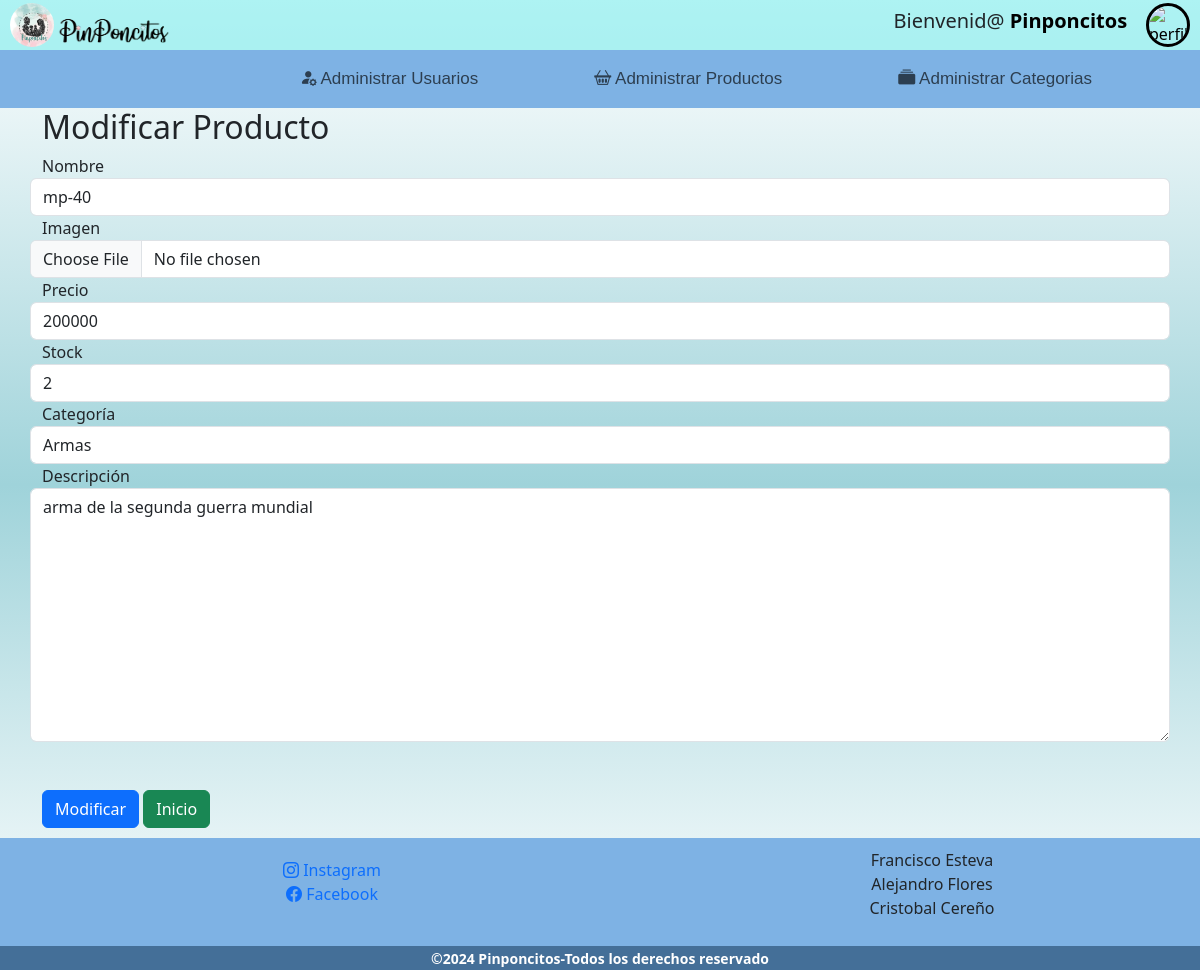
/EditarProducto/1 (signed in), run on the app's committed database.
### tienda/models.py (models this page shows, shortened)
class Producto(models.Model):
    id_producto = models.AutoField(primary_key=True)
    nombre      = models.CharField(max_length=20)
    descripcion = models.TextField(max_length=150)
    imagen      = models.ImageField(upload_to='productos', null=True, blank=True, default='productos/icono.jpeg')
    precio      = models.IntegerField()
    stock       = models.IntegerField()
    categoria   = models.ForeignKey(Categoria, on_delete=models.CASCADE)

### tienda/views.py (the view)
# urls.py: path('EditarProducto/<id>',EditarProductos ,name='EditarProducto'),
@user_passes_test(check_admin)
def EditarProductos (request,id):
    ModificarProducto=Producto.objects.get(id_producto=id) #buscamos el objeto
    datos ={
        'form':ProductoForm(instance=ModificarProducto)
    }
    if request.method=="POST":
        formulario = ProductoForm(data=request.POST, instance=ModificarProducto)
        if formulario.is_valid():
            formulario.save()
            return redirect ('ListaProductos')
    return render(request, 'Paginas/Administracion/EditarProductos.html', datos)

### tienda/models.py (called while the page is built)
    def __str__(self):
        return self.nombre

### tienda/procesos.py (called while the page is built)
def total_boleta(request):
    total = 0
    if request.user.is_authenticated:
        if "carrito"in request.session.keys():
            try:
                for key,value in request.session["carrito"].items():
                    total = total + (int(value['precio']))*(value['cantidad'])
            except KeyError:
                request.session['carrito']={}
                total = 0
    return {'total_carrito':int(total)}

### tienda/templatetags/user_filters.py (called while the page is built)
@register.filter(name='has_group')
def has_group(user, group_name):
    return Group.objects.filter(name=group_name, user=user).exists()

### tienda/views.py (called while the page is built)
def check_admin(user):
    return user.groups.filter(name='Admin').exists()

### tienda/templates/Paginas/Administracion/EditarProductos.html (shortened to what this page needs)
{% extends "Cuenta/cuenta.html" %}
{% block content %}
<!DOCTYPE html>
<html lang="en">
<head>
    {% load static %}
    <link href="{% static 'css/bootstrap.min.css' %}" rel="stylesheet">
</head>
<body>
    <div class="container">
        <h2>Modificar Producto </h2>
        <form method="POST" id="formulario">
            <div class="row">
                <label for="{{ form.field.name }}">
                    {{ form.nombre.label }}
                </label>
                {{ form.nombre }}
            </div>
            <div class="row">
                <label for="{{ form.field.name }}">
                    {{ form.imagen.label }}
                </label>
                {{ form.imagen }}
            </div>
            <div class="row">
                <label for="{{ form.field.name }}">
                    {{ form.precio.label }}
                </label>
                {{ form.precio }}
            </div>
            <div class="row">
                <label for="{{ form.field.name }}">
                    {{ form.stock.label }}
                </label>
                {{ form.stock }}
            </div>
            <div class="row">
                <label for="{{ form.field.name }}">
                    {{ form.categoria.label }}
                </label>
                {{ form.categoria }}
            </div>
            <div class="row">
                <label for="{{ form.field.name }}">
                    {{ form.descripcion.label }}
                </label>
                {{ form.descripcion }}
            </div>
            <br><br>
            <input type="submit" class="btn btn-primary" value="Modificar">
            <a href="{% url 'index' %}" class="btn btn-success">Inicio</a>
        </form>
    </div>
</body>
</html>
{% endblock %}

### tienda/templates/Cuenta/cuenta.html (shortened to what this page needs)
<!DOCTYPE html>
<html lang="en">
<head>
    {% load static %}
    {% load user_filters %}
    <link rel="stylesheet" href="{%static 'CSS/Main Style.css' %}"></link>
    <link rel="stylesheet" href="https://cdn.jsdelivr.net/npm/bootstrap-icons@1.11.3/font/bootstrap-icons.min.css">
    <link href="https://cdn.jsdelivr.net/npm/bootstrap@5.3.3/dist/css/bootstrap.min.css" rel="stylesheet">
</head>
<body>
    <header class="cabezera">
        <a href="{% url 'index' %}" class="pinpon"><img src="{% static 'Imagenes/icono.jpeg' %}" alt="icono pagina" class="icono">
        <img src="{%static 'Imagenes/aas.png' %}" id="icono1"  alt="icono"></a>
        <link rel="stylesheet" href="{%static 'CSS/Style Cuenta.css' %}"></link>
        <Div class="user">
            {% if user.is_authenticated %}
                <div style="display: flex; align-items: center;">
                    <h5>Bienvenid@ <span style="font-weight: bold;">{{ user.username }}</span></h5>
                    <button class="perfil" type="submit" onclick="AbrirCuenta(event);">
                        <img src="{% static 'Imagenes/Perfil.png' %}" alt="perfil">
                    </button>
                </div>
            {% else %}
                <div id="reg">
                    <a href="{% url 'Login' %}" class="boton"><span>Iniciar Sesión</span></a>
                    <a href="{% url 'Registro' %}" class="boton"><span>Registrarse</span></a>
                </div>
            {% endif %}
    </header>
    {% if user.is_authenticated %}
        {% if user|has_group:"Admin" %}
            <nav class=" navbar navbar-expand-lg navbar-light  ">
                <div class="container-nav">
                    <div class = "collapse navbar-collapse " id="navbar-star">
                        <ul class="navbar-nav ms-auto mb-2 mb-lg-0">
                            <li class="nav-item">
                                <a class="nav-link" href="{% url 'ListaUsuarios' %}" ><i class="bi bi-person-fill-gear"></i> Administrar Usuarios</a>
                            </li>
                            <li class="nav-item">
                                <a class="nav-link" href="{% url 'ListaProductos' %}"><i class="bi bi-basket2"></i> Administrar Productos</a>
                            <li class="nav-item">
                                <a class="nav-link" href="{% url 'ListaCategoria' %}"><i class="bi bi-collection-fill"></i> Administrar Categorias</a>
                            </li>
                        </ul>
                    </div>
                </div>
            </nav>
        {% endif %}
    {% endif %}
</body>
{% block content %}
{% endblock %}
<footer >
    <div id="margen">
    </div>
    <div class="contenedor-footer">
        <div id="contactos">
            <ul>
                <ol><a href="https://www.instagram.com/pinponcitos2020/" target="_blank"><i class="bi bi-instagram"></i> Instagram</a>
                    </ol>
                <ol><a href="https://web.facebook.com/pinponcitos.cereno" target="_blank"><i class="bi bi-facebook"></i> Facebook</a></ol>
            </ul>
        </div>
        <div id="nosotros">
            <ul>
                <ol>Francisco Esteva</ol>
                <ol>Alejandro Flores </ol>
                <ol>Cristobal Cereño</ol>
            </ul>
        </div>
        <div id="copyrai">
            <small>&copy;2024 <b>Pinponcitos</b>-Todos los derechos reservado</small>
        </div>
    </div>
</footer>
</html>

### tienda/static/CSS/Main Style.css (style rules this page uses)
body { background: linear-gradient(#ffffff, #9fd3da, #ffffff); }
.cabezera { background-color: rgb(121, 236, 236,0.6); height: 50px; width: 100%; padding: 3px 10px; display: flex; }
.icono { object-fit: cover; max-height: 100%; margin-right: 10px; border-radius: 50%; }
#icono1 { width:120px; max-height: 100%; position: absolute; left:50px; transform: translateY(-25%); }
.pinpon { height: 100%; width: auto; }
.navbar { background-color: rgb(126, 178, 228); width: 100%; display: flex; flex-direction: row; }
.container-nav { width: 100%; margin-left: 4px; }
.nav-item { font-family: 'Franklin Gothic Medium', 'Arial Narrow', Arial, sans-serif; font-size: 17px; color: rgb(253, 253, 253); margin-right: 100px; }
.contenedor-footer { background-color: rgb(126, 178, 228); display: flex; justify-content: space-around; flex-direction: row; flex-wrap: wrap; width: 100%; position: absolute; bottom: 0; text-align: center; margin-top: auto; }
#margen { padding-top: 15px; padding-bottom: 15px; }
#contactos { text-align: center; width: 50%; height: auto; padding: 20px; }
#contactos a { text-decoration: none; }
#nosotros { text-align: center; width: 50%; height: auto; padding: 10px; }
#copyrai { text-align: center; width: 100%; background-color: rgb(68, 111, 152); color: white; height: auto; font-weight: 650; }

### tienda/templates/Cuenta/cuenta.html (style rules this page uses)
.user { height: 100%; width: 100%; display: flex; position: relative; justify-content: flex-end; align-items: center; margin-left: 300px; box-sizing: border-box; }
.perfil { height: 44px; width: 44px; border : 3px solid black; border-radius: 50%; margin-left: 0.5cm; overflow: hidden; padding: 0; background: none; }
.perfil img { height: 100%; width: 100%; object-fit: cover; border-radius: 50%; }
span { color: black; }
body { position: relative; padding-bottom: 7em; min-height: 100vh; }
.contenedor-footer { background-color: rgb(126, 178, 228); display: flex; justify-content: space-around; flex-direction: row; flex-wrap: wrap; width: 100%; position: absolute; bottom: 0; text-align: center; margin-top: auto; }

### data on the page
Producto: nombre "mp-40", precio "200000", stock "2", categoria "Armas", descripcion "arma de la segunda guerra mundial"

### other printed values
{{ user.username }} "Pinponcitos"
